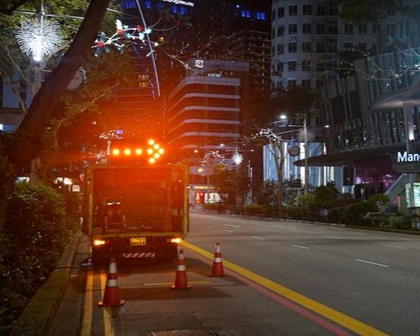
%> input picture VGG_code/results_VGGfeatures/DSC01607_input.jpg, 420 x 336 px, shrunk from 640 x 512 before the run
$ octave checkGrayMerge.m   (GNU Octave 9; MATLAB toolbox functions it lacks are replaced by stand-ins)
%> lines starting %> are read from the running program, lines starting %| are printed output that depends on the picture
### VGG_code/Exposure_Fusion/exposure_fusion.m
%
% Implementation of Exposure Fusion
%
% written by Tom Mertens, Hasselt University, August 2007
% e-mail: tom.mertens@gmail.com
%
% This work is described in
%   "Exposure Fusion"
%   Tom Mertens, Jan Kautz and Frank Van Reeth
%   In Proceedings of Pacific Graphics 2007
%
%
% Usage:
%   result = exposure_fusion(I,m);
%   Arguments:
%     'I': represents a stack of N color images (at double
%       precision). Dimensions are (height x width x 3 x N).
%     'm': 3-tuple that controls the per-pixel measures. The elements
%     control contrast, saturation and well-exposedness, respectively.
%
% Example:
%   'figure; imshow(exposure_fusion(I, [0 0 1]);'
%   This displays the fusion of the images in 'I' using only the well-exposedness
%   measure
%

function [W, R] = exposure_fusion(I,m)

r = size(I,1);
c = size(I,2);
N = size(I,4);

W = ones(r,c,N);

%compute the measures and combines them into a weight map
contrast_parm = m(1);
sat_parm      = m(2);
wexp_parm     = m(3);
wts_con       = zeros(r, c);
wts_sa        = zeros(r, c);
wts_we        = zeros(r, c);
if (contrast_parm > 0)
    wts_con = contrast(I);
    W       = W.*wts_con.^contrast_parm;
end
if (sat_parm > 0)
    wts_sa = saturation(I);
    W      = W.*wts_sa.^sat_parm;
end
if (wexp_parm > 0)
    exp_wt_r = 0.1;
    exp_wt_g = 2.0;
    exp_wt_b = 0.1;
    wts_we   = well_exposedness(I, exp_wt_r, exp_wt_g, exp_wt_b);
    W        = W.*wts_we.^wexp_parm;
end

%normalize weights: make sure that weights sum to one for each pixel
W = W + 1e-12; %avoids division by zero
W = W./repmat(sum(W,3),[1 1 N]);

% create empty pyramid
pyr = gaussian_pyramid(zeros(r,c,3));
nlev = length(pyr);

% multiresolution blending
for i = 1:N
    % construct pyramid from each input image
	pyrW = gaussian_pyramid(W(:,:,i));
	pyrI = laplacian_pyramid(I(:,:,:,i));

    % blend
    for l = 1:nlev
        w = repmat(pyrW{l},[1 1 3]);
        pyr{l} = pyr{l} + w.*pyrI{l};
    end
end

% reconstruct
R = reconstruct_laplacian_pyramid(pyr);


%%%%%%%%%%%%%%%%%%%%%%%%%%%%%%%%%%%%%%%%%%%%%%%%%%%%%%%%%%%%%%%%%%%%%%%%%%%%%

% contrast measure
% [8 lines left out: function contrast, not called in this run]

% saturation measure
function C = saturation(I)
N = size(I,4);
C = zeros(size(I,1),size(I,2),N);
for i = 1:N
    % saturation is computed as the standard deviation of the color channels
    R = I(:,:,1,i);
    G = I(:,:,2,i);
    B = I(:,:,3,i);
    mu = (R + G + B)/3;
    C(:,:,i) = sqrt(((R - mu).^2 + (G - mu).^2 + (B - mu).^2)/3);
end

% well-exposedness measure
% [15 lines left out: function well_exposedness, not called in this run]

### VGG_code/checkGrayMerge.m
% Script to check how to merge the three channels of an image
% to get the "best" possible information
clearvars;
close all;
addpath(genpath('./Exposure_Fusion/'));

% Read the image
imgname = 'DSC01607';
img    = im2double(imread('./results_VGGfeatures/DSC01607_input.jpg'));
img_r = img(:, :, 1);
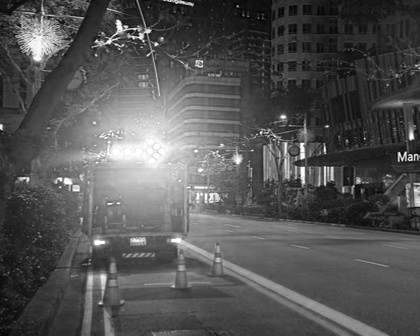
%> img_r: size 336x420 double; min 0, max 1, mean 0.333
img_g = img(:, :, 2);
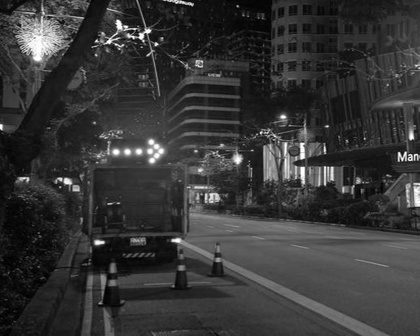
%> img_g: size 336x420 double; min 0, max 1, mean 0.214
img_b = img(:, :, 3);
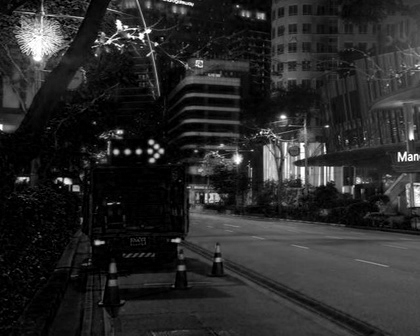
%> img_b: size 336x420 double; min 0, max 1, mean 0.161

% Crit-2 (using Merten's fusion approach)
img_stack = zeros(size(img_r,1), size(img_r, 2), 3, 3);
img_stack(:, :, :, 1) = cat3(img_r);
img_stack(:, :, :, 2) = cat3(img_g);
img_stack(:, :, :, 3) = cat3(img_b);

[img_gray_weights_2, img_gray_best2_2]   = exposure_fusion(img_stack,[0 1 0]);
%> after the loop in saturation, `for i = 1:N`:
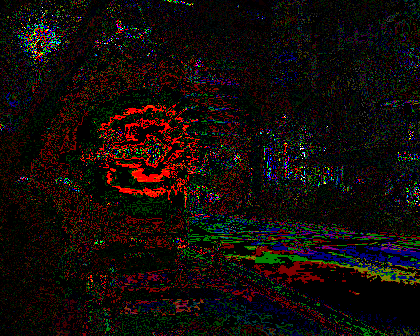
%> C: size 336x420x3 double; mean R, G, B 8.32e-18, 5.25e-18, 4.08e-18; drawn with min black and max white
%> the run ends on the next line
% [7 lines not run here, left out]
function y = cat3(x)
    y = cat(3, x, x, x);
end

$ run again, with VGG_code/results_VGGfeatures/DSC01607_Jinit.jpg copied over VGG_code/results_VGGfeatures/DSC01607_input.jpg
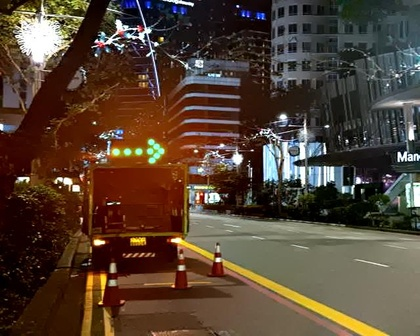
%> input picture VGG_code/results_VGGfeatures/DSC01607_Jinit.jpg, 420 x 336 px, shrunk from 640 x 512 before the run
%> `img_b = img(:, :, 3);`:
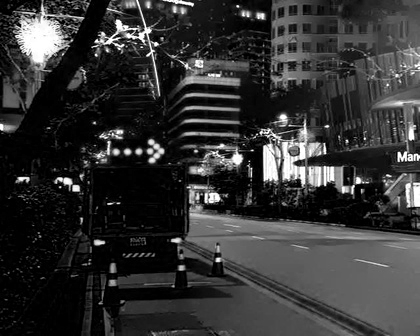
%> img_b: size 336x420 double; min 0, max 1, mean 0.202
%> after the loop in saturation, `for i = 1:N`:
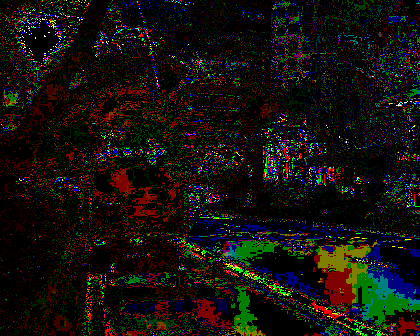
%> C: size 336x420x3 double; mean R, G, B 8e-18, 6.82e-18, 4.79e-18; drawn with min black and max white
